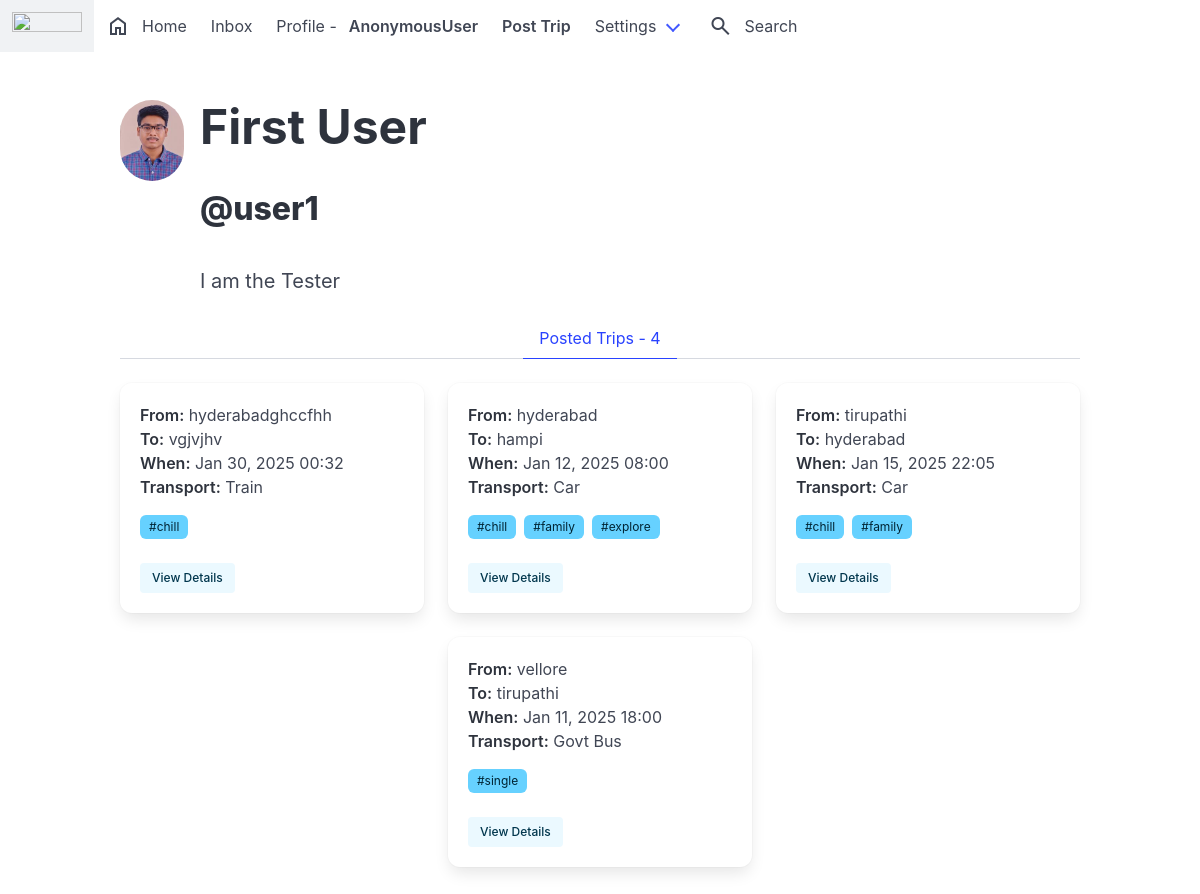
The page /user1/ on the database its author committed.
### authy/models.py (models this page shows, shortened)
class Profile(models.Model):
    user = models.OneToOneField(User, on_delete=models.CASCADE)
    first_name = models.CharField(max_length=50, null=True, blank=True)
    last_name = models.CharField(max_length=50, null=True, blank=True)
    location = models.CharField(max_length=50, null=True, blank=True)
    url = models.CharField(max_length=80, null=True, blank=True)
    profile_info = models.TextField(max_length=150, null=True, blank=True)
    created = models.DateField(auto_now_add=True)
    picture = models.ImageField(upload_to=user_directory_path, blank=True, null=True, verbose_name='Picture')

### post/models.py (models this page shows, shortened)
class Post(models.Model):
    id = models.UUIDField(primary_key=True, default=uuid.uuid4, editable=False)
    leaving_from = models.TextField(max_length=100, verbose_name='Leaving_from')
    going_to = models.TextField(max_length=100, verbose_name='Going_to')
    date_time = models.DateTimeField(verbose_name='Date_Time')
    transport_mode = models.TextField(max_length=50, verbose_name='Transport_mode')
    content = models.TextField(max_length=1500, verbose_name='content')
    tags = models.ManyToManyField(Tag, related_name='tags')
    posted = models.DateTimeField(auto_now_add=True)
    user = models.ForeignKey(User, on_delete=models.CASCADE)
    def get_absolute_url(self):
        return reverse('postdetails', args=[str(self.id)])

class Tag(models.Model):
    title = models.CharField(max_length=75, verbose_name='Tag')
    slug = models.SlugField(null=False, unique=True)
    class Meta:
        verbose_name = 'Tag'
        verbose_name_plural = 'Tags'
    def __str__(self):
        return self.title

### authy/views.py (the view)
# urls.py: path('<username>/', UserProfile, name='profile'),
def UserProfile(request, username):
	user = get_object_or_404(User, username=username)
	profile = Profile.objects.get(user=user)
	url_name = resolve(request.path).url_name
	if url_name == 'profile':
		posts = Post.objects.filter(user=user).order_by('-posted')
	else:
		posts = profile.favorites.all()
	posts_count = Post.objects.filter(user=user).count()
	paginator = Paginator(posts, 6)
	page_number = request.GET.get('page')
	posts_paginator = paginator.get_page(page_number)
	template = loader.get_template('profile.html')
	context = {
		'posts': posts_paginator,
		'profile':profile,
		'posts_count':posts_count,
		'url_name':url_name,
	}
	return HttpResponse(template.render(context, request))

### direct/views.py (called while the page is built)
def checkDirects(request):
    if request.user.is_authenticated:
        directs_count = Message.objects.filter(user=request.user, is_read=False).count()
        return {'directs_count': directs_count}
    return {'directs_count': 0}

### everythingvit/templates/profile.html (shortened to what this page needs)
{% extends 'base.html' %}
{% load static %}
{% block content %}
<article class="media">
  <div class="media-left">
    <figure class="image is-64x64">
      {% if profile.picture %}
        <img class="is-rounded" src="{{ profile.picture.url }}">
        {% else %}
        <img class="is-rounded" src="https://hds.hel.fi/images/foundation/visual-assets/placeholders/user-image-l@2x.png">
      {% endif %}
    </figure>
  </div>
  <div class="media-content">
    <div class="content">
      <h1 style="font-weight: bold;" class="title is-1">{% if profile.first_name %}{{ profile.first_name }} {{ profile.last_name }} {% endif %}</h1>
      <h2 class="subtitle is-3">@{{ profile.user }}</h2>
    </div>
    <div class="content">
      <p class="subtitle is-5">{% if profile.profile_info %}{{ profile.profile_info }}{% endif %}</p>
    </div>
  </div>
</article>
<div class="tabs is-centered">
  <ul>
    <li class="{% if url_name == 'profile' %}is-active{% endif %}">
      <a href="{% url 'profile' profile.user %}">Posted Trips - {{ posts_count }}</a>
    </li>
  </ul>
</div>
<div class="columns is-mobile is-multiline is-centered">
  {% for post in posts %}
    <div class="column is-one-third">
      <div class="box">
        <article class="media">
          <div class="media-content">
            <div class="content">
              <p>
                <strong>From:</strong> {{ post.leaving_from }}
                <br>
                <strong>To:</strong> {{ post.going_to }}
                <br>
                <strong>When:</strong> {{ post.date_time|date:"M d, Y H:i" }}
                <br>
                <strong>Transport:</strong> {{ post.transport_mode|title }}
              </p>
              <div class="tags">
                {% for tag in post.tags.all %}
                  <span class="tag is-info">
                    #{{ tag }}
                  </span>
                {% endfor %}
              </div>
              <a href="{{ post.get_absolute_url }}" class="button is-info is-light is-small">View Details</a>
            </div>
          </div>
        </article>
      </div>
    </div>
  {% empty %}
    <div class="column is-full">
      <h3 class="title is-3 has-text-centered">No trips posted yet!</h3>
    </div>
  {% endfor %}
</div>
{% endblock %}

### everythingvit/templates/base.html (shortened to what this page needs)
{% load static %}
<!DOCTYPE html>
<html>
  <head>
    <link rel="stylesheet" type="text/css" href="{% static 'css/bulma.min.css' %}">
  </head>
  <body>
    <nav class="navbar" role="navigation" aria-label="main navigation">
  <div class="navbar-brand">
    <a class="navbar-item" type="text/css" href="{% static 'https://bulma.io' %}">
      <img src="../static/img/logo.jpg" width="70" height="70" >
    </a>
  </div>
  <div id="navbarBasicExample" class="navbar-menu">
    <div class="navbar-start">
      <a href="{% url 'index' %}" class="navbar-item">
        <span class="material-symbols-outlined">home</span>
        Home
      </a>
      <a href="{% url 'inbox' %}" class="navbar-item">
        Inbox
      </a>
      <a href="{% url 'profile' request.user %}" class="navbar-item">
        Profile - <strong>{{ request.user }}</strong>
      </a>
      <a  href="{% url 'newpost' %}" class="navbar-item">
        <strong>Post Trip</strong>
      </a>
      <div class="navbar-item has-dropdown is-hoverable">
        <a class="navbar-link">
          Settings
        </a>
      </div>
      <a href="{% url 'search' %}" class="navbar-item">
        <span class="material-symbols-outlined">search</span>
        Search
    </a>
    </div>
  </div>
</nav>
  <section class="section">
    <div class="container">
      {% block content %}
      {% endblock %}
    </div>
  </section>
  </body>
</html>

### rows shown on the page
Profile: picture (picture), first_name "First", last_name "User", user "user1", profile_info "I am the Tester"
Post: leaving_from "hyderabadghccfhh", going_to "vgjvjhv", date_time "Jan 30, 2025 00:32", transport_mode "Train"
Tag: title "chill"
Post: leaving_from "hyderabad", going_to "hampi", date_time "Jan 12, 2025 08:00", transport_mode "Car"
Tag: title "family"
Tag: title "explore"
Post: leaving_from "tirupathi", going_to "hyderabad", date_time "Jan 15, 2025 22:05", transport_mode "Car"
Post: leaving_from "vellore", going_to "tirupathi", date_time "Jan 11, 2025 18:00", transport_mode "Govt Bus"
Tag: title "single"

### other values the page prints
{{ request.user }} "AnonymousUser"
{{ posts_count }} "4"
